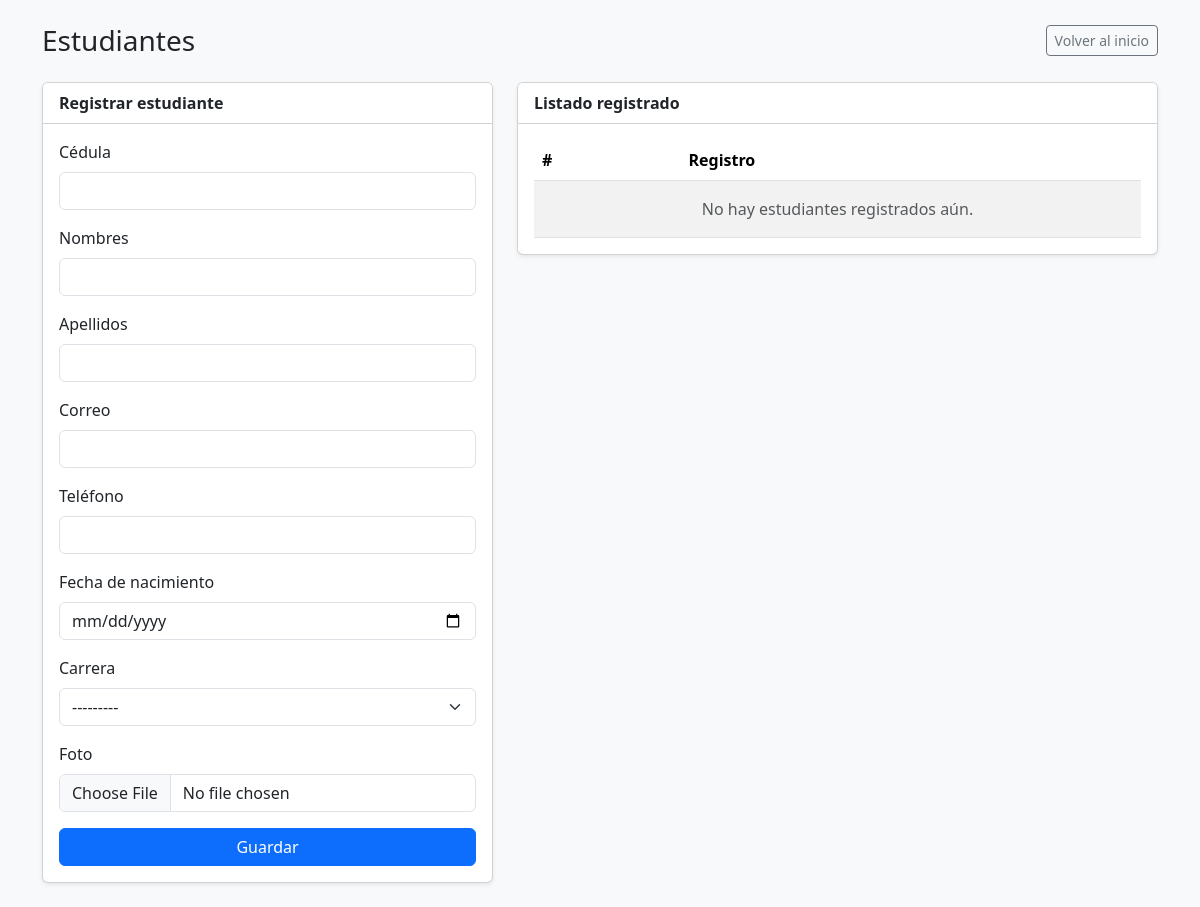
The app's page /estudiantes/, older data.
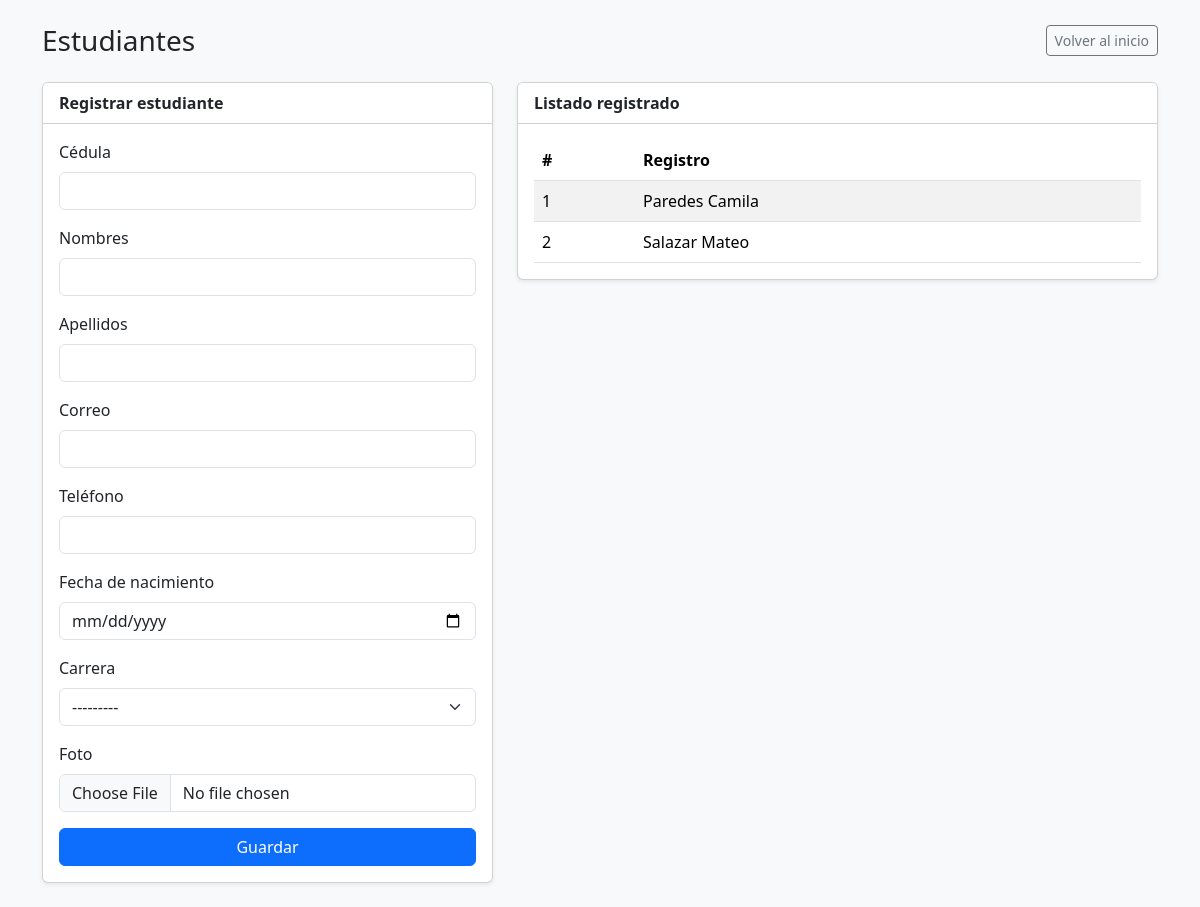
The same page, newer data.
### academico/models.py (models this page shows, shortened)
class Estudiante(ModeloBase):
    cedula = models.CharField("Cédula", max_length=10, unique=True)
    nombres = models.CharField(max_length=80)
    apellidos = models.CharField(max_length=80)
    email = models.EmailField("Correo", blank=True)
    telefono = models.CharField("Teléfono", max_length=15, blank=True)
    fecha_nacimiento = models.DateField("Fecha de nacimiento", null=True, blank=True)
    carrera = models.ForeignKey(Carrera, on_delete=models.PROTECT, related_name="estudiantes")   # 1:N
    foto = models.ImageField(upload_to="estudiantes/", blank=True)
    class Meta:
        verbose_name = "Estudiante"
        verbose_name_plural = "Estudiantes"
        ordering = ["apellidos", "nombres"]
    def __str__(self):
        return f"{self.apellidos} {self.nombres}"

### academico/views.py (the view)
# urls.py: path("estudiantes/", views.estudiantes, name="estudiantes"),
def estudiantes(request):
    if request.method == "POST":
        form = EstudianteForm(request.POST, request.FILES)
        if form.is_valid():
            form.save()
            return redirect("academico:catalogo")
    else:
        form = EstudianteForm()
    lista_estudiantes = Estudiante.objects.select_related("carrera").all()
    contexto = {
        "form": form,
        "estudiantes": lista_estudiantes,
    }
    return render(request, "academico/estudiantes.html", contexto)

### academico/forms.py (shortened to what this page needs)
class EstudianteForm(forms.ModelForm):
    class Meta:
        model = Estudiante
        fields = "__all__"
        exclude = ["creado", "actualizado"]

### academico/models.py (called while the page is built)
    def __str__(self):
        return self.nombre

### academico/templates/academico/estudiantes.html (shortened to what this page needs)
<!DOCTYPE html>
<html lang="es-ec">
<head>
    <link href="https://cdn.jsdelivr.net/npm/bootstrap@5.3.3/dist/css/bootstrap.min.css" rel="stylesheet">
</head>
<body class="bg-light">
    <div class="container py-4">
        <div class="d-flex justify-content-between align-items-center mb-4">
            <h1 class="h3 mb-0">Estudiantes</h1>
            <a href="{% url 'academico:inicio' %}" class="btn btn-outline-secondary btn-sm">Volver al inicio</a>
        </div>
        <div class="row g-4">
            <div class="col-md-5">
                <div class="card shadow-sm">
                    <div class="card-header bg-white fw-semibold">Registrar estudiante</div>
                    <div class="card-body">
                        <form method="post" novalidate enctype="multipart/form-data">
                            {% for field in form %}
                                <div class="mb-3">
                                    <label for="{{ field.id_for_label }}" class="form-label">{{ field.label }}</label>
                                    {{ field }}
                                </div>
                            {% endfor %}
                            <button type="submit" class="btn btn-primary w-100">Guardar</button>
                        </form>
                    </div>
                </div>
            </div>
            <div class="col-md-7">
                <div class="card shadow-sm">
                    <div class="card-header bg-white fw-semibold">Listado registrado</div>
                    <div class="card-body">
                        <div class="table-responsive">
                            <table class="table table-striped table-hover align-middle mb-0">
                                <thead>
                                    <tr>
                                        <th>#</th>
                                        <th>Registro</th>
                                    </tr>
                                </thead>
                                <tbody>
                                    {% for est in estudiantes %}
                                        <tr>
                                            <td>{{ forloop.counter }}</td>
                                            <td>{{ est }}</td>
                                        </tr>
                                    {% empty %}
                                        <tr>
                                            <td colspan="2" class="text-center text-muted py-3">No hay estudiantes registrados aún.</td>
                                        </tr>
                                    {% endfor %}
                                </tbody>
                            </table>
                        </div>
                    </div>
                </div>
            </div>
        </div>
    </div>
</body>
</html>

Row changes from the older to the newer data that the page shows:
added Estudiante: apellidos+nombres "Paredes Camila"
added Estudiante: apellidos+nombres "Salazar Mateo"
Text that changed along with them:
text no longer shown: "No hay estudiantes registrados aún."
